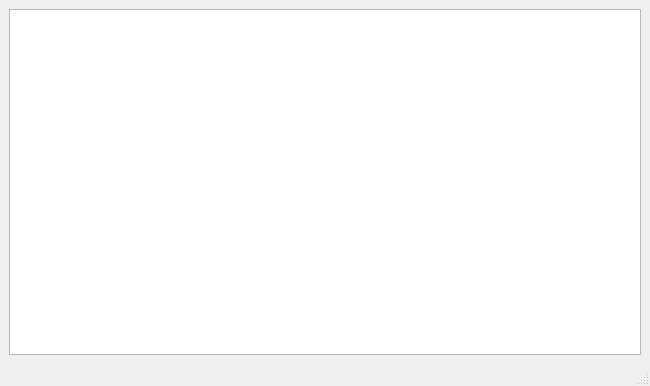
<?xml version="1.0" encoding="UTF-8"?>
<ui version="4.0">
 <class>MainWindow</class>
 <widget class="QMainWindow" name="MainWindow">
  <property name="geometry">
   <rect>
    <x>0</x>
    <y>0</y>
    <width>650</width>
    <height>386</height>
   </rect>
  </property>
  <property name="windowTitle">
   <string>MainWindow</string>
  </property>
  <widget class="QWidget" name="centralwidget">
   <layout class="QGridLayout" name="gridLayout">
    <item row="0" column="0">
     <widget class="QTableWidget" name="tableWidget"/>
    </item>
   </layout>
  </widget>
  <widget class="QMenuBar" name="menubar">
   <property name="geometry">
    <rect>
     <x>0</x>
     <y>0</y>
     <width>650</width>
     <height>22</height>
    </rect>
   </property>
  </widget>
  <widget class="QStatusBar" name="statusbar"/>
 </widget>
 <resources/>
 <connections/>
</ui>
